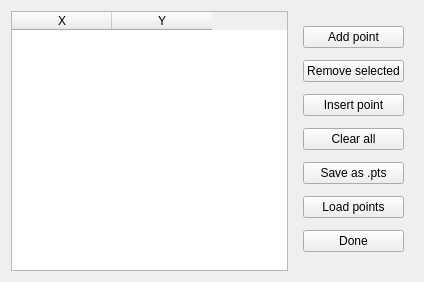
<?xml version="1.0" encoding="UTF-8"?>
<ui version="4.0">
 <class>PointEditor</class>
 <widget class="QWidget" name="PointEditor">
  <property name="geometry">
   <rect>
    <x>0</x>
    <y>0</y>
    <width>424</width>
    <height>282</height>
   </rect>
  </property>
  <property name="windowTitle">
   <string>Point Editor</string>
  </property>
  <layout class="QGridLayout" name="gridLayout">
   <item row="0" column="0">
    <widget class="QTableWidget" name="tableWidget">
     <column>
      <property name="text">
       <string>X</string>
      </property>
     </column>
     <column>
      <property name="text">
       <string>Y</string>
      </property>
     </column>
    </widget>
   </item>
   <item row="0" column="1">
    <widget class="QWidget" name="widget" native="true">
     <layout class="QGridLayout" name="gridLayout_2">
      <item row="2" column="0">
       <widget class="QPushButton" name="pushButton_Insert">
        <property name="text">
         <string>Insert point</string>
        </property>
       </widget>
      </item>
      <item row="5" column="0">
       <widget class="QPushButton" name="pushButton_Load">
        <property name="text">
         <string>Load points</string>
        </property>
       </widget>
      </item>
      <item row="0" column="0">
       <widget class="QPushButton" name="pushButton_Add">
        <property name="text">
         <string>Add point</string>
        </property>
       </widget>
      </item>
      <item row="3" column="0">
       <widget class="QPushButton" name="pushButton_Clear">
        <property name="text">
         <string>Clear all</string>
        </property>
       </widget>
      </item>
      <item row="6" column="0">
       <widget class="QPushButton" name="pushButton_Done">
        <property name="text">
         <string>Done</string>
        </property>
       </widget>
      </item>
      <item row="1" column="0">
       <widget class="QPushButton" name="pushButton_Remove">
        <property name="text">
         <string>Remove selected</string>
        </property>
       </widget>
      </item>
      <item row="4" column="0">
       <widget class="QPushButton" name="pushButton_Save">
        <property name="text">
         <string>Save as .pts</string>
        </property>
       </widget>
      </item>
     </layout>
    </widget>
   </item>
  </layout>
 </widget>
 <resources/>
 <connections/>
</ui>
